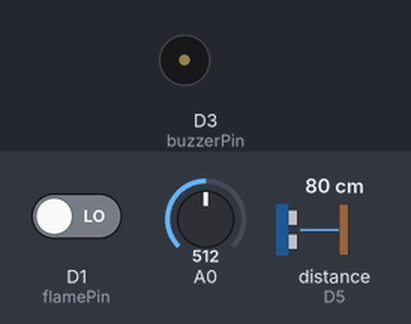
The sketch below on a simulated ESP8266 (NodeMCU). On the bench: buzzer (waves = sounding, pin HIGH). Wiring (inferred from the names in the program): ultrasonic range finder: trigger D6; echo D5. The test bench sets the inputs (shaded band); at power-on: D1 (flamePin) LOW, A0 = 512, distance to the obstacle (sensor on D5) 80 cm. The echo pulse lasts 58.3 µs per cm; WiFi joins after 1.5 s; servers stay silent unless stated; pins used as bus, display or sensor lines are not drawn; what the sketch prints to the serial monitor is not drawn.

Above: at 0.1 s.
At 2.0 s:
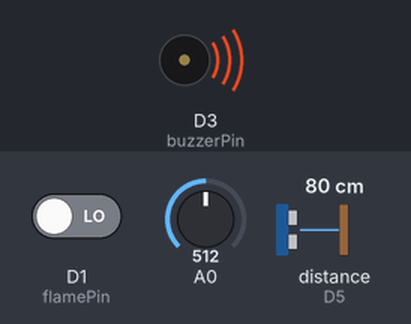
Timing chart, 0 to 3.5 s (numbered marks = the images above):
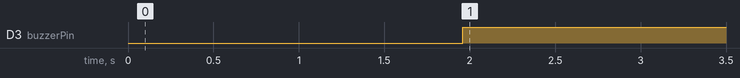

The sketch:

ard.ino
```cpp
#include <ESP8266WiFi.h>
#include <FirebaseArduino.h>
#include <NewPing.h>

#define FIREBASE_HOST "disastermanagement-92d4f-default-rtdb.firebaseio.com"
#define FIREBASE_AUTH "PSzJiukxeUUvPXXm7V4R3ab9zfY70FOBHSHpb3am"
#define WIFI_SSID "Deathadder"
#define WIFI_PASSWORD "deathadder33"

const int trigPin = D6; // HC-SR04 trigger pin
const int echoPin = D5; // HC-SR04 echo pin
const int vibrationPin = D4; // SW-420 vibration sensor pin
const int flamePin = D1; // Flame sensor pin
const int buzzerPin = D3; // Buzzer pin

// Define sound velocity in cm/uS for HC-SR04 sensor
#define SOUND_VELOCITY 0.034

long duration;
float distanceCm;
int vibrationValue; // Raw value from the vibration sensor
int flameValue; // Flame sensor value

void setup() {
  Serial.begin(115200);
  pinMode(trigPin, OUTPUT);
  pinMode(echoPin, INPUT);
  pinMode(vibrationPin, INPUT_PULLUP);
  pinMode(flamePin, INPUT);
  pinMode(buzzerPin, OUTPUT);

  // Connect to Wi-Fi
  WiFi.begin(WIFI_SSID, WIFI_PASSWORD);
  Serial.print("Connecting to Wi-Fi");
  while (WiFi.status() != WL_CONNECTED) {
    delay(500);
    Serial.print(".");
  }
  Serial.println("Connected to Wi-Fi!");

  // Initialize Firebase
  Firebase.begin(FIREBASE_HOST, FIREBASE_AUTH);
}

void loop() {
  // Read distance from HC-SR04 sensor
  unsigned int distanceCm = getDistance();

  // Read raw value from the vibration sensor
  vibrationValue = analogRead(vibrationPin);

  // Read flame sensor value
  flameValue = digitalRead(flamePin);

  // Print sensor values
  Serial.print("Distance (cm): ");
  Serial.println(distanceCm);
  Serial.print("Vibration Value: ");
  Serial.println(vibrationValue);
  Serial.print("Flame Sensor Value: ");
  Serial.println(flameValue);

  // Send data to Firebase
  Firebase.setFloat("/distance", distanceCm);
  Firebase.setInt("/vibrationValue", vibrationValue);
  Firebase.setInt("/flameValue", flameValue);

  // Check if flame is detected and activate buzzer accordingly
  if (flameValue == HIGH) {
    digitalWrite(buzzerPin, LOW); // Turn on the buzzer
  } else {
    digitalWrite(buzzerPin, HIGH); // Turn off the buzzer
  }

  delay(1000);
}

unsigned int getDistance() {
  // Clears the trigPin
  digitalWrite(trigPin, LOW);
  delayMicroseconds(2);
  // Sets the trigPin on HIGH state for 10 microseconds
  digitalWrite(trigPin, HIGH);
  delayMicroseconds(10);
  digitalWrite(trigPin, LOW);

  // Reads the echoPin, returns the sound wave travel time in microseconds
  duration = pulseIn(echoPin, HIGH);

  // Calculate the distance in centimeters
  distanceCm = duration * SOUND_VELOCITY / 2;

  return distanceCm;
}
```

Measured:
- by itself, D3 (buzzerPin): LOW → HIGH at 2.0 s
